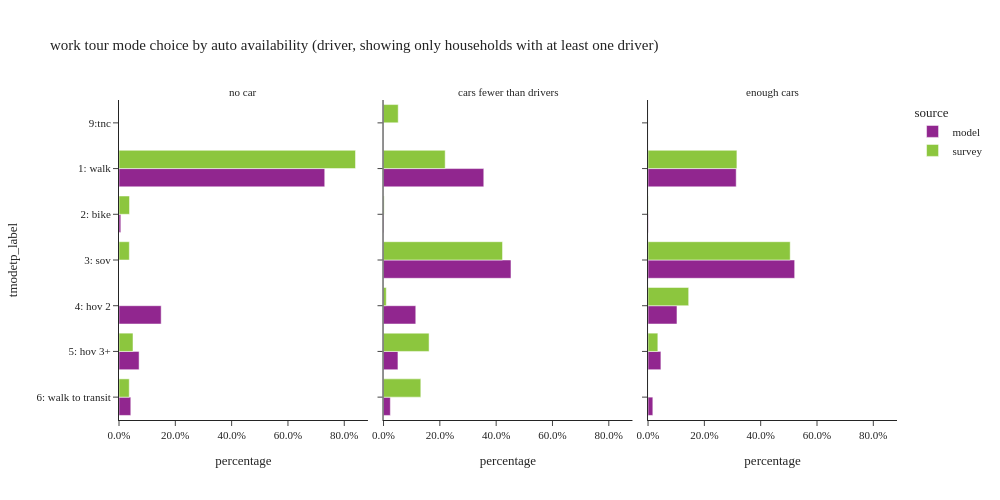

Here is the notebook cell this chart was saved with:
### Code cell
plot_mode_choice(wk_base_subtour.loc[wk_base_subtour['auto_available_driver'] != "no dirver"], "auto_available_driver",
                 {"auto_available_driver": ["no car", "cars fewer than drivers", "enough cars"],
                  "tmodetp_label": ["1: walk", "2: bike", "3: sov", "4: hov 2", "5: hov 3+", "6: walk to transit",
                                    "7: park-and-ride", "8: school bus", "9: otherâ€“survey only"]},
                 "auto availability (driver, showing only households with at least one driver)", 3, 500, 1000)

### Figure 1 — Plotly figure (JSON) as saved in the notebook; plotly's stock layout.template omitted (floating-point values rounded to 4 significant figures)
{"data": [{"alignmentgroup": "True", "customdata": [[3664], [32], [751], [358], [210]], "hovertemplate": "source=model<br>auto_available_driver=no car<br>percentage=%{x}<br>tmodetp_label=%{y}<br>sample count=%{customdata[0]}<extra></extra>", "legendgroup": "model", "marker": {"color": "#91268F", "pattern": {"shape": ""}}, "name": "model", "offsetgroup": "model", "orientation": "h", "showlegend": true, "textposition": "auto", "type": "bar", "x": [0.7306, 0.006381, 0.1498, 0.07139, 0.04187], "xaxis": "x", "y": ["1: walk", "2: bike", "4: hov 2", "5: hov 3+", "6: walk to transit"], "yaxis": "y"}, {"alignmentgroup": "True", "customdata": [[16614], [66], [21123], [5345], [2390], [1128]], "hovertemplate": "source=model<br>auto_available_driver=cars fewer than drivers<br>percentage=%{x}<br>tmodetp_label=%{y}<br>sample count=%{customdata[0]}<extra></extra>", "legendgroup": "model", "marker": {"color": "#91268F", "pattern": {"shape": ""}}, "name": "model", "offsetgroup": "model", "orientation": "h", "showlegend": false, "textposition": "auto", "type": "bar", "x": [0.356, 0.001414, 0.4526, 0.1145, 0.05122, 0.02417], "xaxis": "x2", "y": ["1: walk", "2: bike", "3: sov", "4: hov 2", "5: hov 3+", "6: walk to transit"], "yaxis": "y2"}, {"alignmentgroup": "True", "customdata": [[32873], [89], [54677], [10789], [4796], [1785]], "hovertemplate": "source=model<br>auto_available_driver=enough cars<br>percentage=%{x}<br>tmodetp_label=%{y}<br>sample count=%{customdata[0]}<extra></extra>", "legendgroup": "model", "marker": {"color": "#91268F", "pattern": {"shape": ""}}, "name": "model", "offsetgroup": "model", "orientation": "h", "showlegend": false, "textposition": "auto", "type": "bar", "x": [0.313, 0.0008475, 0.5207, 0.1027, 0.04567, 0.017], "xaxis": "x3", "y": ["1: walk", "2: bike", "3: sov", "4: hov 2", "5: hov 3+", "6: walk to transit"], "yaxis": "y3"}, {"alignmentgroup": "True", "customdata": [[17], [1], [1], [1], [1]], "hovertemplate": "source=survey<br>auto_available_driver=no car<br>percentage=%{x}<br>tmodetp_label=%{y}<br>sample count=%{customdata[0]}<extra></extra>", "legendgroup": "survey", "marker": {"color": "#8CC63E", "pattern": {"shape": ""}}, "name": "survey", "offsetgroup": "survey", "orientation": "h", "showlegend": true, "textposition": "auto", "type": "bar", "x": [0.8399, 0.03732, 0.03673, 0.04968, 0.03639], "xaxis": "x", "y": ["1: walk", "2: bike", "3: sov", "5: hov 3+", "6: walk to transit"], "yaxis": "y"}, {"alignmentgroup": "True", "customdata": [[20], [2], [12], [3], [3], [1], [1]], "hovertemplate": "source=survey<br>auto_available_driver=cars fewer than drivers<br>percentage=%{x}<br>tmodetp_label=%{y}<br>sample count=%{customdata[0]}<extra></extra>", "legendgroup": "survey", "marker": {"color": "#8CC63E", "pattern": {"shape": ""}}, "name": "survey", "offsetgroup": "survey", "orientation": "h", "showlegend": false, "textposition": "auto", "type": "bar", "x": [0.2189, 0.00219, 0.4226, 0.009801, 0.1618, 0.1325, 0.05218], "xaxis": "x2", "y": ["1: walk", "2: bike", "3: sov", "4: hov 2", "5: hov 3+", "6: walk to transit", "9:tnc"], "yaxis": "y2"}, {"alignmentgroup": "True", "customdata": [[44], [1], [56], [5], [9]], "hovertemplate": "source=survey<br>auto_available_driver=enough cars<br>percentage=%{x}<br>tmodetp_label=%{y}<br>sample count=%{customdata[0]}<extra></extra>", "legendgroup": "survey", "marker": {"color": "#8CC63E", "pattern": {"shape": ""}}, "name": "survey", "offsetgroup": "survey", "orientation": "h", "showlegend": false, "textposition": "auto", "type": "bar", "x": [0.3156, 0.0005384, 0.5048, 0.1443, 0.03479], "xaxis": "x3", "y": ["1: walk", "2: bike", "3: sov", "4: hov 2", "5: hov 3+"], "yaxis": "y3"}], "layout": {"annotations": [{"font": {}, "showarrow": false, "text": "no car", "x": 0.16, "xanchor": "center", "xref": "paper", "y": 1.0, "yanchor": "bottom", "yref": "paper"}, {"font": {}, "showarrow": false, "text": "cars fewer than drivers", "x": 0.5, "xanchor": "center", "xref": "paper", "y": 1.0, "yanchor": "bottom", "yref": "paper"}, {"font": {}, "showarrow": false, "text": "enough cars", "x": 0.84, "xanchor": "center", "xref": "paper", "y": 1.0, "yanchor": "bottom", "yref": "paper"}], "barmode": "group", "height": 500, "legend": {"title": {"text": "source"}, "tracegroupgap": 0}, "title": {"text": "work tour mode choice by auto availability (driver, showing only households with at least one driver)"}, "width": 1000, "xaxis": {"anchor": "y", "domain": [0.0, 0.32], "tickformat": ".1%", "title": {"text": "percentage"}}, "xaxis2": {"anchor": "y2", "domain": [0.34, 0.66], "matches": "x", "tickformat": ".1%", "title": {"text": "percentage"}}, "xaxis3": {"anchor": "y3", "domain": [0.68, 1.0], "matches": "x", "tickformat": ".1%", "title": {"text": "percentage"}}, "yaxis": {"anchor": "x", "categoryarray": ["9: otherâ€“survey only", "8: school bus", "7: park-and-ride", "6: walk to transit", "5: hov 3+", "4: hov 2", "3: sov", "2: bike", "1: walk"], "categoryorder": "array", "domain": [0.0, 1.0], "title": {"text": "tmodetp_label"}}, "yaxis2": {"anchor": "x2", "domain": [0.0, 1.0], "matches": "y", "showticklabels": false}, "yaxis3": {"anchor": "x3", "domain": [0.0, 1.0], "matches": "y", "showticklabels": false}}}
